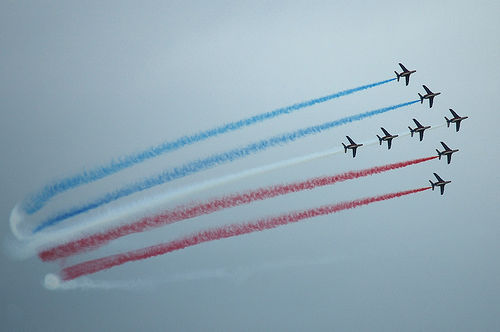
%> input picture 现代数字图像处理技术提高及应用案例详解(Matlab版)----源码/1.4图像的斑点检测/patrol.jpg, 500 x 332 px
$ octave --eval "result = gilles(imread('patrol.jpg'));"   (GNU Octave 9; MATLAB toolbox functions it lacks are replaced by stand-ins)
%> lines starting %> are read from the running program, lines starting %| are printed output that depends on the picture
### 现代数字图像处理技术提高及应用案例详解(Matlab版)----源码/1.5 角点特征检测/findLocalMaximum.m
function [row,col,max_local] = findLocalMaximum(val,radius)
    % 功能：查找邻域极大值
    % 输入：
    % val -NxM 矩阵；
    % radius –邻域半径；
    % 输出：
    % row –邻域极大值的行坐标；
    % col – 邻域极大值的列坐标；
    % max_local-邻域极大值。

    mask  = fspecial('disk',radius)>0;
    nb    = sum(mask(:));
    highest          = ordfilt2(val, nb, mask);
    second_highest   = ordfilt2(val, nb-1, mask);
    index            = highest==val & highest~=second_highest;
    max_local        = zeros(size(val));
    max_local(index) = val(index);
    [row,col]        = find(index==1);

end

### 现代数字图像处理技术提高及应用案例详解(Matlab版)----源码/1.4图像的斑点检测/gilles.m
function points = gilles(im,o_radius)
    % 功能：提取Gilles斑点
    % 输入：
    %      im –输入的图像
    %      o_radius -斑点检测半径（可选）
    % 输出：
    %      points -检测出的斑点
    %
    % 参考文献：
    % S. Gilles, Robust Description and Matching of Images. PhD thesis,
    % Oxford University, Ph.D. thesis, Oxford University, 1988.

    im = im(:,:,1);

    % 变量
    if nargin==1
        radius = 10;
    else
        radius = o_radius;
end
% 建立掩模(mask)区域
    mask = fspecial('disk',radius)>0;

    % 计算掩模区域的局部熵值
    loc_ent = entropyfilt(im,mask);

    % 寻找局部最值
    [l,c,tmp] = findLocalMaximum(loc_ent,radius);

    % 超过阈值的斑点确定为所要提取的斑点
    [l,c]     = find(tmp>0.95*max(tmp(:)));
    points    = [l,c,repmat(radius,[size(l,1),1])];

end
%> in gilles, `im = im(:,:,1);`:
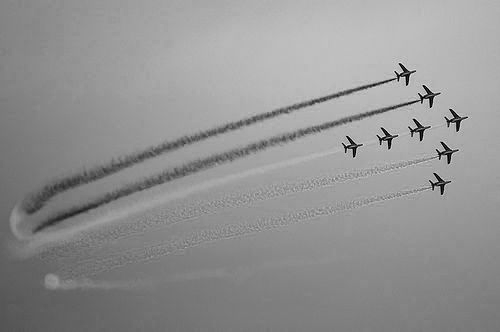
%> im: size 332x500 uint8; min 0, max 244, mean 146.5
%> in gilles, `loc_ent = entropyfilt(im,mask);`:
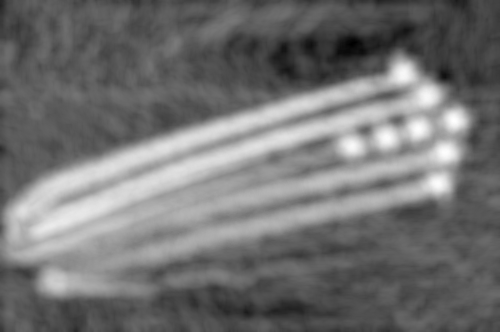
%> loc_ent: size 332x500 double; min 0.446, max 6.91, mean 3.35; drawn with min black and max white
%> in findLocalMaximum, `highest          = ordfilt2(val, nb, mask);`:
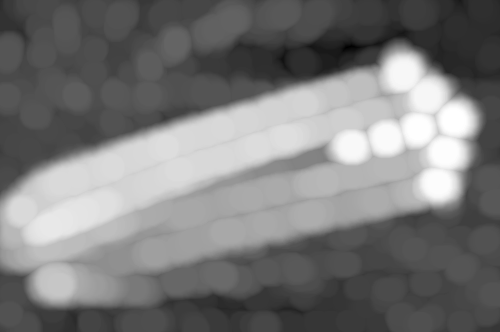
%> highest: size 332x500 double; min 1.34, max 6.91, mean 4; drawn with min black and max white
%> in findLocalMaximum, `index            = highest==val & highest~=second_highest;`:
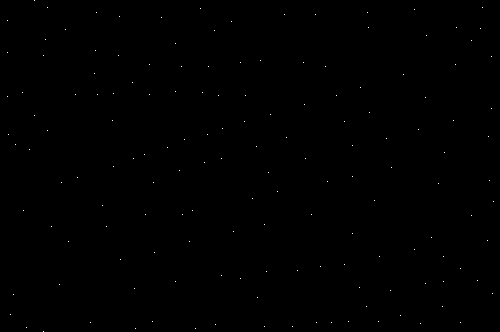
%> index: size 332x500 logical; 0.09% white in thin lines or dots
%> in findLocalMaximum, `[row,col]        = find(index==1);`: row = 153 values from 1 to 332; col = 153 values from 8 to 494
%> in gilles, `[l,c,tmp] = findLocalMaximum(loc_ent,radius);`: l = 153 values, max 332 at index 15, min 1 at index 12, mean 166.5; c = 153 values from 8 to 494
%> in gilles, `[l,c]     = find(tmp>0.95*max(tmp(:)));`: l = [146; 139; 75; 130; 98; 184; 153; 121]; c = [353; 387; 404; 419; 426; 439; 445; 454]
%> in gilles, `points    = [l,c,repmat(radius,[size(l,1),1])];`: points = [146 353 10; 139 387 10; 75 404 10; 130 419 10; 98 426 10; 184 439 10; 153 445 10; 121 454 10]
%> `result = gilles(imread('patrol.jpg'));`: result has the same summary as points in gilles
